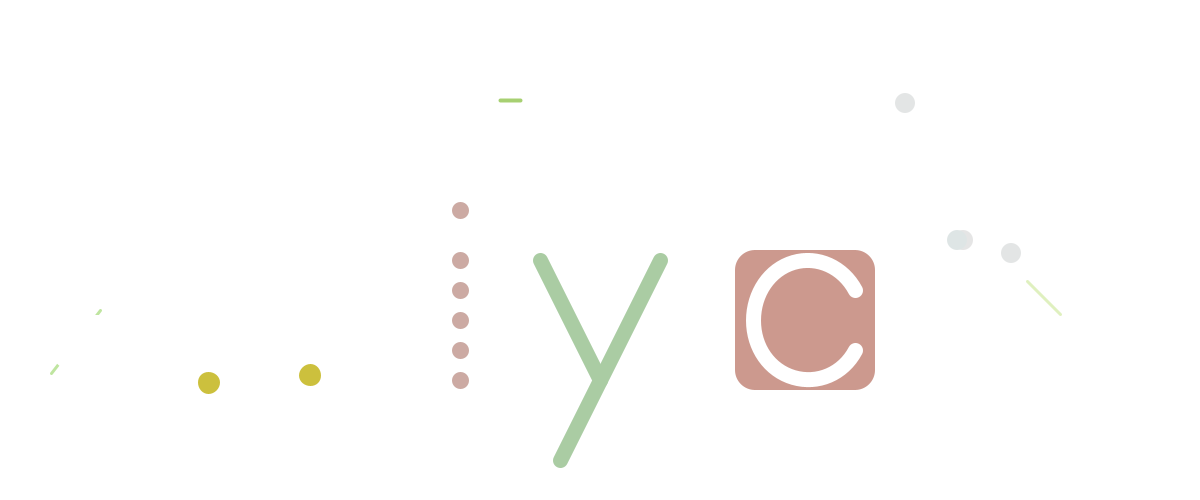
Frame 1 (no input)
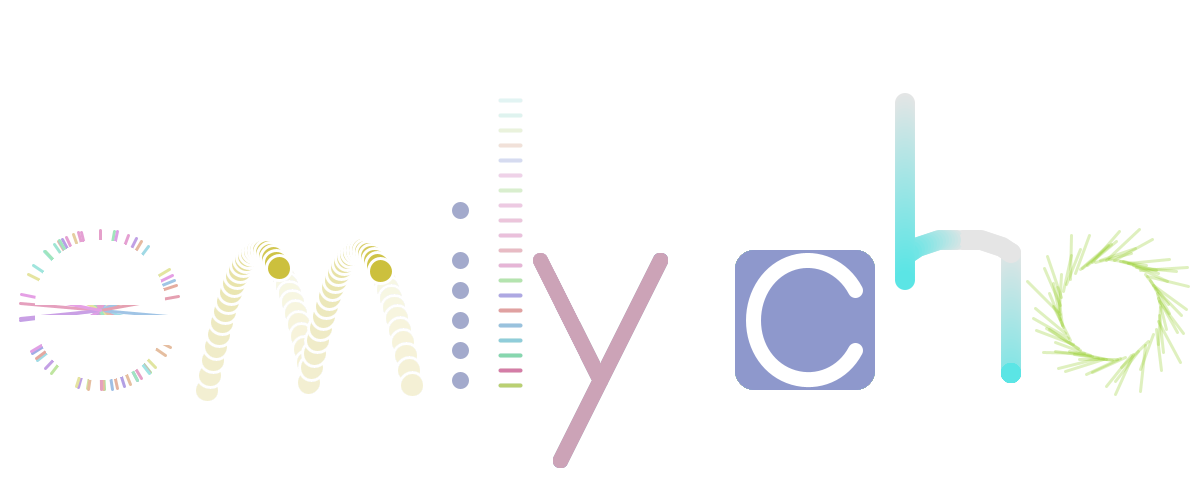
Frame 60 (the mouse pressed at the canvas centre just before this capture)
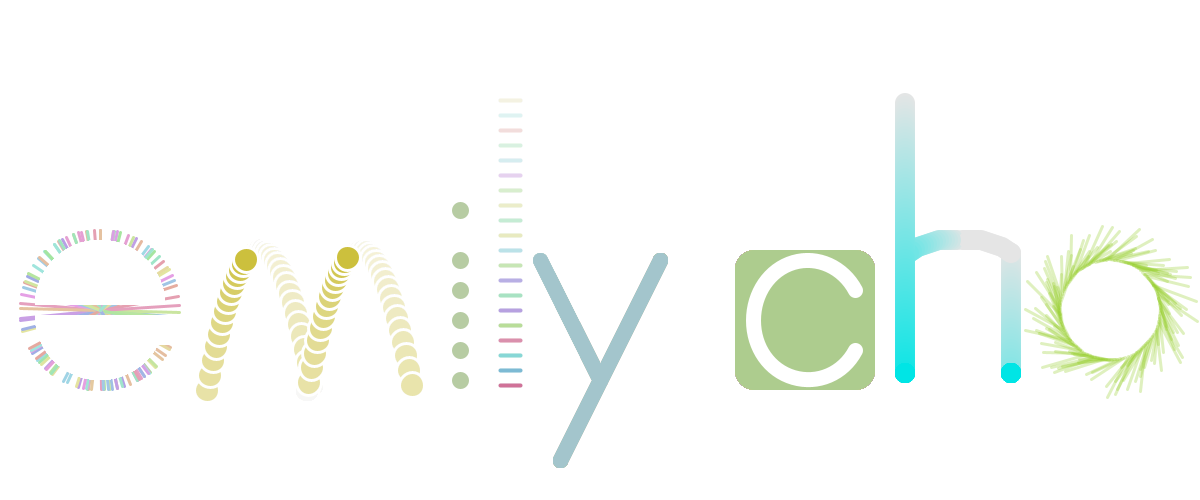
Frame 120 (the mouse held since frame 60 and released just before this capture)

The Processing sketch that drew these frames (run headless with seeded random() and noise(); from frame 60 on, the mouse is pressed at the canvas centre):

// Processing sketch: emily_cho_final
// ── emily_cho_final.pde
//global variables: for all functions
//h line to start
int hLineShiftA=0; 
int hLineShiftB=0;
//h curve to start
int quadShift=0;
int hCurveShift=0;
//h saturation shift to start
int shiftHLineGradient=0;
int shiftHCurveGradient=0;
//rounded rectangle hue shift to start
int shiftCGradient=0;
//y line hue shift
int shiftYGradient=100;
//rotate the lines of o to start
int rotateBy=0;
//the starting shift of the y coordinate of the lines in l
int lLineShift=0;
//starting for first x and y coordinates for letter e and m
float x=-53;
float y=0;
//second x and y coordinate for letter e (on circumference)
float x2E; 
float y2E; 
float angleE; // in radians for letter e angle

void setup() {   
  //colour mode set HSBT
  colorMode(HSB, 360, 100, 100, 100);

  // set the background color
  background(0, 0, 100, 0);

  // canvas size (Integers only, please.)
  size(1200, 500); 

  // smooth edges
  smooth();

  // limit the number of frames per second; draw() function is run
  frameRate(15);
} 
//this gets drawn repeatedly 
void draw() {   
  //draw e: shows coordinates to start lines for e
  drawLine(100, 310, 80);
  drawESpace();

  //draw h: quadratic line for h
  if (quadShift <=11) {
    drawHCurve();
  }
  drawHLine();

  //draw C: drawing the background and the white letter
  drawCBox();
  drawLetterC();

  //call function of drawing letter o
  drawLetterO();

  //call funciton to draw letter m
  //draw a semi transparent white rectangle over to loop the m 
  noStroke();
  fill(0, 0, 100, 6);
  rect(190, 220, 250, 200);
  drawLetterM(260, 250);
  drawLetterM(360, 250);

  //call function to draw letter I
  drawLetterI();
  noStroke();
  fill(0, 0, 100, 4);
  rect(530, 100, 50, 300);

  //call function to draw letter L
  drawLetterL();
  noStroke();
  fill(0, 0, 100, 8);
  rect(495, 90, 60, 330);
  
  //call function to draw letter Y
  drawLetterY();
}

//draw letter e
void drawLine(int xE, int yE, int radius) {

  // declare any local variables
  //draws lines in circle
  //using trigonometry to determine the angle from the terminal angle
  angleE = random(0, TWO_PI);    
  y2E = sin(angleE)*radius;   
  x2E = cos(angleE)*radius;   
  strokeWeight(3);
  stroke(random(0, 360), 30, 90); 
  line (xE, yE, x2E + xE, yE - y2E);
}

//draw white spaces of e 
void drawESpace() {
  fill(0, 0, 100);
  noStroke();
  arc(100, 305, 130, 130, PI, TWO_PI);
  arc(100, 315, 130, 130, 0, PI);
  rect(150, 315, 35, 30);
}

//draw lines of letter H
void drawHLine() {  
  //draw the lines of h: as long as the elipse has shifted less than
  //270 and 120 continue to shift it 
  if (hLineShiftA <=270) {
    hLineShiftA +=3;
  }
  if (hLineShiftB <=120) {
    hLineShiftB +=3;
  }
  shiftHLineGradient +=1;
  noStroke();
  //shifts the saturation of the circles
  fill(180, 0+shiftHLineGradient, 90);
  ellipse(905, 100+ hLineShiftA, 20, 20);
  ellipse(1011, 250+hLineShiftB, 20, 20);
}

//draw curves of letter H
void drawHCurve() {
  // shift the ellipse in a quadratic shape by 3^2
  if (quadShift <=11) {
    quadShift +=(hLineShiftA^2)/20;
    hCurveShift +=3;
    shiftHCurveGradient +=3;
  }
  // draw curve using quadratic
  noStroke();
  fill(180, 0, 90);
  //changes the coordinate of the circle using the quadratic or curve shift
  ellipse(960+hCurveShift, 240+ quadShift, 20, 20);
  fill(180, 0+shiftHCurveGradient, 90);
  ellipse(960-hCurveShift, 240+ quadShift, 20, 20);
}

//draw letter C
void drawCBox() {
  noStroke();
  //colour change shifting and when it reaches a certain colour
  //it goes back to the original colour and repeats
  if (shiftCGradient == 360) {
    shiftCGradient -= 360;
  }
  else {
    shiftCGradient += 10;
  }
  //rounded rectangle
  //draws the rectangle with arcs for the rounded corners
  //shifts the colour
  fill(shiftCGradient, 30, 80);
  arc(855, 370, 40, 40, 0, PI/2);
  arc(755, 270, 40, 40, PI, TWO_PI-PI/2);
  arc(855, 270, 40, 40, TWO_PI-PI/2, TWO_PI);
  arc(755, 370, 40, 40, PI/2, PI);
  rect(755, 250, 100, 140);
  rect(735, 270, 140, 100);
}

//draw inverse of letter c
// this draws the white c portioninside the coloured box
void drawLetterC () {
  stroke(0, 0, 100);
  strokeWeight(15);
  noFill();
  arc(808, 320, 110, 120, PI/6, (11*PI)/6);
}

//draw letter o with rotating lines usint a shifted origin
//rotate the line
void drawLetterO() {
  //rotates line
  rotateBy +=3; 
  stroke(80, 80, 80, 30);
  strokeWeight(3);
  //shifts origin
  pushMatrix();
  translate(1110, 310);
  rotate(rotateBy);
  //randomizes line length
  line(50, 3, random(40, 80), 40);
  popMatrix();
}
//draw letter m using a shifted origin
//draw a circle and follow quadratic path within certain domain
void drawLetterM (int xM, int yM) {
  fill(55, 70, 80);
  stroke(0, 0, 100);
  //shifts origin
  pushMatrix();
  //loops animation by restarting x value once it reaches certain domain
  translate(xM, yM);
  if (x<53) {
    x+=1.5;
  }
  if (x>=53) {
    x= -53;
  }
  //quadratic formula
  y=0.05*x*x;
  ellipse(x, y, 25, 25);
  popMatrix();
}

//change colours by changing variable of tessalating  circles
//tessalate circles for 'i' and shift colour
void drawLetterI () {
  fill(shiftCGradient, 20, 80);
  for (int y = 0; y<=120; y +=30) {
    ellipse(460, 260+y, 20, 20);
  }
  ellipse(460, 210, 20, 20);
}

//shift y coordinate by until it readhes 380 and then restart
void drawLetterL () {
  stroke(random(0, 360), 50, 80);
  strokeWeight(4);
  line(500, 100+lLineShift, 520, 100+lLineShift);
  //contsrict y coordinate of lines
  if (lLineShift<280) {
    lLineShift+=15;
  }
  else {
    lLineShift=0;
  }
}

//draw lines with a thickness of 15
void drawLetterY() {
  //change the colour of the y starting with 100
   if (shiftYGradient == 360) {
    shiftYGradient -= 360;
  }
  else {
    shiftYGradient += 10;
  }
  stroke(shiftYGradient, 20, 80);
  strokeWeight(15);
  line(540,260,600,380);
  line(660,260,560,460);
}
